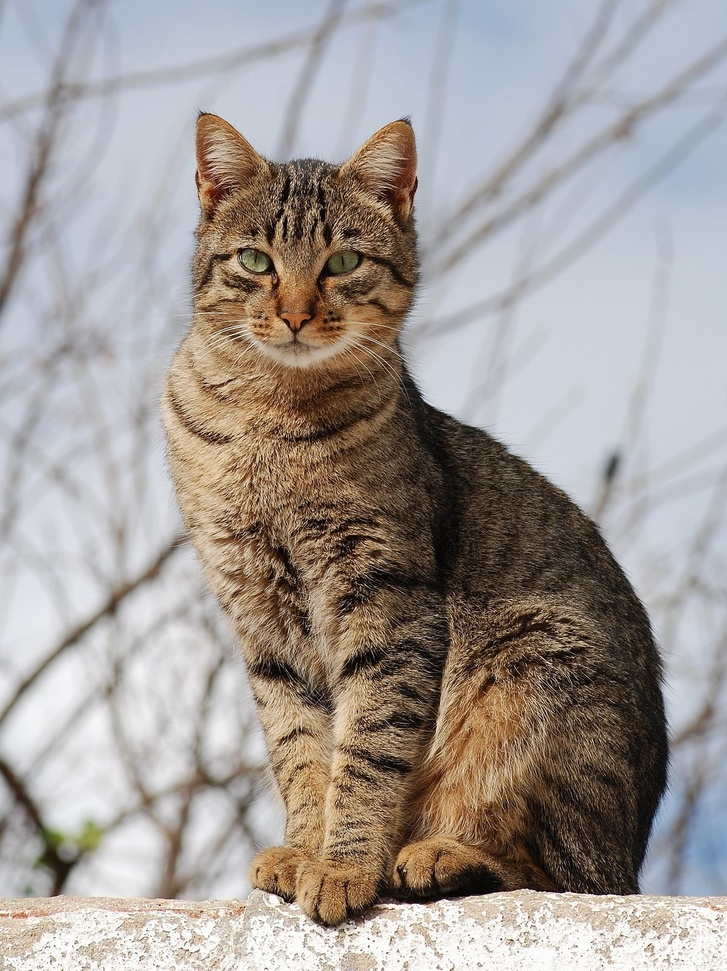
#> input picture img/cat.jpg, 727 x 971 px, shrunk from 1200 x 1602 before the run
$ jupyter execute 2374802010024_LePhiAn_Lop0101_TestTH_20260403.ipynb   (older library calls are emulated)   (text cells are left out)
#> lines starting #> are read from the running program, lines starting #| are printed output that depends on the picture; after the words box and inside, x2 and y2 are one past the last pixel; in counts of white or black regions, pixels touching at a corner belong together; pictures that were not available may be replaced by others from this repository, and a replacement may not be noted
[cell 1]
import cv2
import numpy as np
import matplotlib.pyplot as plt

# Đọc ảnh
image = cv2.imread("..//img//cat.jpg")
#> image is the input picture: shape (971, 727, 3); mean B, G, R 150.7, 154.8, 161.7

# Chuyển ảnh sang ảnh xám
gray = cv2.cvtColor(image, cv2.COLOR_BGR2GRAY)

# Phát hiện cạnh bằng Canny
edges = cv2.Canny(gray, 50, 150, apertureSize=3)
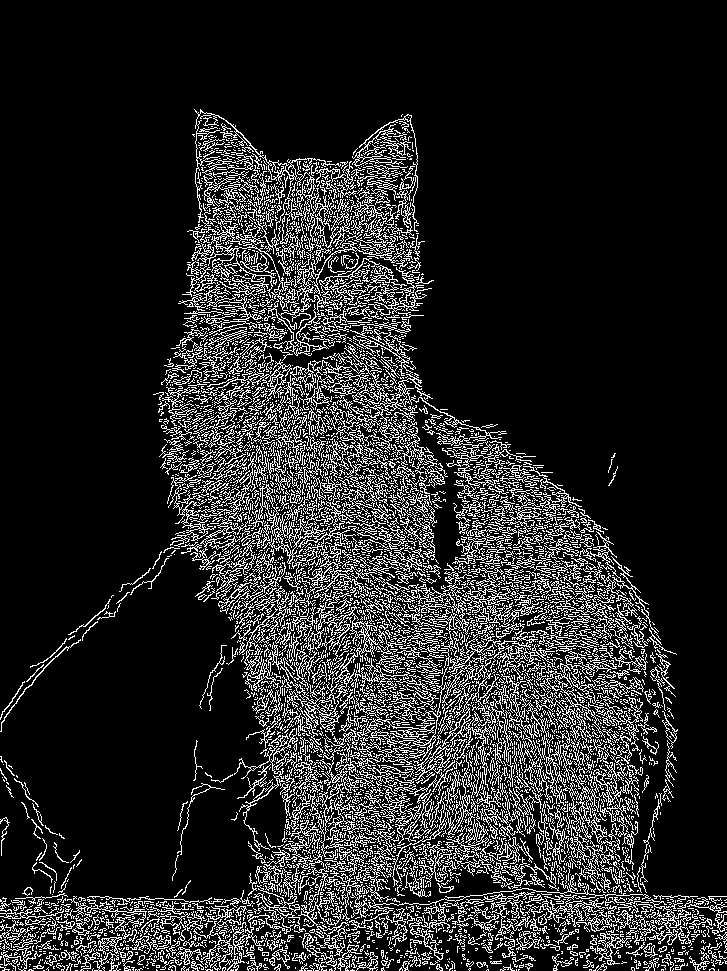
#> edges: shape (971, 727); 15.1% white in thin lines or dots, all inside (x1, y1, x2, y2) = (0, 109, 727, 971)

# Áp dụng Hough Transform để phát hiện đường thẳng
lines = cv2.HoughLines(edges, 1, np.pi/180, 200)

# Vẽ các đường thẳng phát hiện được lên ảnh
if lines is not None:
    for rho, theta in lines[:, 0]:
        a = np.cos(theta)
        b = np.sin(theta)
        x0 = a * rho
        y0 = b * rho

        x1 = int(x0 + 1000 * (-b))
        y1 = int(y0 + 1000 * (a))
        x2 = int(x0 - 1000 * (-b))
        y2 = int(y0 - 1000 * (a))

        cv2.line(image, (x1, y1), (x2, y2), (0, 0, 255), 2)
#> this loop made 5783 passes
#> (rho, theta, a, b, x0, y0, x1, y1) on passes 1 to 3: (177, 2.36, -0.707, 0.707, -125.2, 125.2, -832, -581), (192, 2.36, -0.707, 0.707, -135.8, 135.8, -842, -571), (170, 2.36, -0.707, 0.707, -120.2, 120.2, -827, -586)
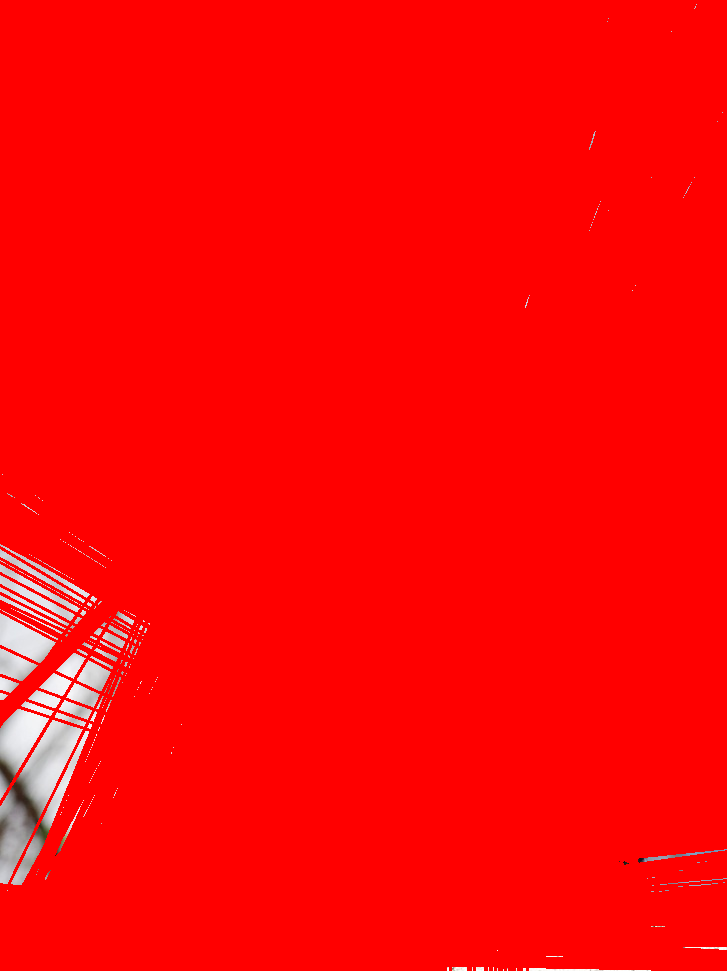
#> image: shape (971, 727, 3); mean B, G, R 5.5, 5.4, 253.4

# Hiển thị kết quả
plt.figure(figsize=(10,5))

plt.subplot(121)
plt.title("Edges")
plt.imshow(edges, cmap="gray")

plt.subplot(122)
plt.title("Detected Lines")
plt.imshow(cv2.cvtColor(image, cv2.COLOR_BGR2RGB))

plt.show()

[cell 2]
print(image)
#> (printed output is left out)

[cell 3]
import os
print(os.getcwd())

[cell 4]
import cv2
import matplotlib.pyplot as plt

# 1. ĐỌC ẢNH VÀ CHUYỂN ĐỔI HỆ MÀU
# Đảm bảo file lenna.jpg nằm cùng thư mục với file notebook
img = cv2.imread('..//img//lenna.png')
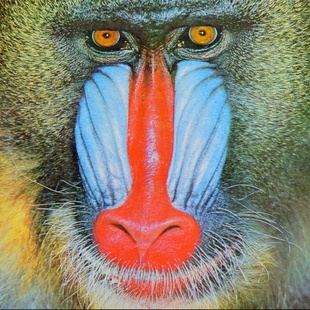
#> input picture lenna.jpg, 310 x 310 px, shrunk from 512 x 512 before the run, given in place of lenna.png, which was not available
#> img is the input picture: shape (310, 310, 3); mean B, G, R 113.2, 128.9, 137.4
# Chuyển đổi hệ màu từ BGR sang RGB để hiển thị đúng bằng Matplotlib
img_rgb = cv2.cvtColor(img, cv2.COLOR_BGR2RGB)

    # 2. TIỀN XỬ LÝ
    # Phương pháp Viola-Jones hoạt động dựa trên cường độ sáng, nên cần chuyển sang ảnh xám
gray = cv2.cvtColor(img, cv2.COLOR_BGR2GRAY)
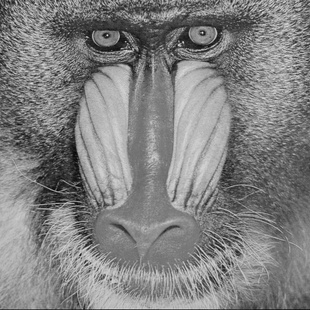
#> gray: shape (310, 310); min 4, max 237, mean 129.6

    # 3. KHỞI TẠO BỘ PHÂN LOẠI
    # Tải file XML chứa mô hình Haar Cascade đã được OpenCV huấn luyện sẵn cho khuôn mặt trực diện
face_cascade = cv2.CascadeClassifier(cv2.data.haarcascades + 'haarcascade_frontalface_default.xml')

    # 4. THỰC HIỆN PHÁT HIỆN KHUÔN MẶT
    # scaleFactor=1.1: Ảnh sẽ được thu nhỏ 10% ở mỗi thang đo để tìm các khuôn mặt có kích thước khác nhau
    # minNeighbors=5: Một vùng phát hiện phải có ít nhất 5 vùng lân cận cũng được phát hiện thì mới được coi là khuôn mặt hợp lệ (giúp giảm nhiễu)
faces = face_cascade.detectMultiScale(gray, scaleFactor=1.1, minNeighbors=5, minSize=(30, 30))
#> faces = ()

    # 5. VẼ BOUDING BOX
img_result = img_rgb.copy()
    # faces trả về danh sách tọa độ: (x, y) là góc trên bên trái, w là chiều rộng, h là chiều cao
for (x, y, w, h) in faces:
    cv2.rectangle(img_result, (x, y), (x+w, y+h), (0, 255, 0), 3) # Vẽ viền màu xanh lá

    # 6. HIỂN THỊ KẾT QUẢ
    plt.figure(figsize=(12, 6))

    plt.subplot(1, 2, 1)
    plt.imshow(img_rgb)
    plt.title('Ảnh Gốc (lenna.jpg)')
    plt.axis('off')

    plt.subplot(1, 2, 2)
    plt.imshow(img_result)
    plt.title(f'Phát hiện khuôn mặt: Tìm thấy {len(faces)} khuôn mặt')
    plt.axis('off')

    plt.tight_layout()
    plt.show()
#> this loop made 0 passes

[cell 5]
import cv2
import numpy as np
import matplotlib.pyplot as plt

# Tạo ảnh mẫu với đối tượng (hình tròn)
img = np.zeros((100, 100, 3), dtype=np.uint8)
cv2.circle(img, (50, 50), 20, (0, 255, 0), -1)  # Đối tượng xanh
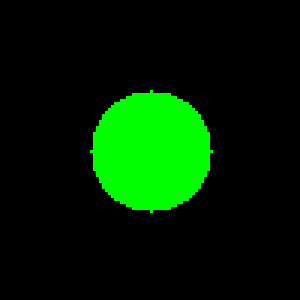
#> img: shape (100, 100, 3) (shown 3 times larger); mean B, G, R 0, 32.1, 0

# Chuyển HSV
hsv = cv2.cvtColor(img, cv2.COLOR_BGR2HSV)
#> hsv: shape (100, 100, 3); mean H, S, V 7.5, 32.1, 32.1

# Tạo histogram cho đối tượng
roi = hsv[30:70, 30:70]  # Vùng quan tâm
#> roi: shape (40, 40, 3); mean H, S, V 47.1, 200, 200
hist = cv2.calcHist([roi], [0], None, [180], [0, 180])
#> hist = 180 values, max 1255 at index 60, min 0 at index 1, mean 8.89
cv2.normalize(hist, hist, 0, 255, cv2.NORM_MINMAX)

# Thiết lập cửa sổ ban đầu
track_window = (30, 30, 40, 40)

# Áp dụng Meanshift
term_crit = (cv2.TERM_CRITERIA_EPS | cv2.TERM_CRITERIA_COUNT, 10, 1)
#> term_crit = (3, 10, 1)
dst = cv2.calcBackProject([hsv], [0], hist, [0, 180], 1)
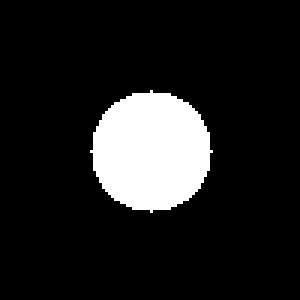
#> dst: shape (100, 100) (shown 3 times larger); values 70 (black) and 255 (white), 12.6% white; 1 white region, box (x1, y1, x2, y2) and area: (30, 30, 71, 71) 1257
ret, track_window_ms = cv2.meanShift(dst, track_window, term_crit)
#> ret = 0; track_window_ms = (30, 30, 40, 40)

# Áp dụng Camshift
ret, track_window_cs = cv2.CamShift(dst, track_window, term_crit)
#> ret = ((50, 50), (57.13, 57.15), 135); track_window_cs = (29, 29, 42, 42)

# Vẽ kết quả
img_ms = img.copy()
x, y, w, h = track_window_ms
#> x = 30; y = 30; w = 40; h = 40
cv2.rectangle(img_ms, (x, y), (x+w, y+h), (255, 0, 0), 2)
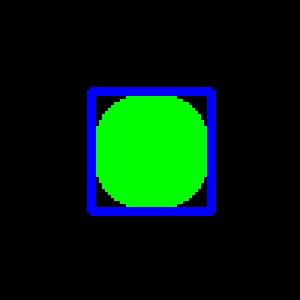
#> img_ms: shape (100, 100, 3) (shown 3 times larger); 4.76% of pixels changed, all inside (x1, y1, x2, y2) = (29, 29, 72, 72)

img_cs = img.copy()
pts = cv2.boxPoints(ret)
#> pts = [[49.99, 9.6], [90.4, 50.01], [50.01, 90.4], [9.6, 49.99]]
pts = np.intp(pts)
#> pts = [[49, 9], [90, 50], [50, 90], [9, 49]]
cv2.polylines(img_cs, [pts], True, (0, 0, 255), 2)
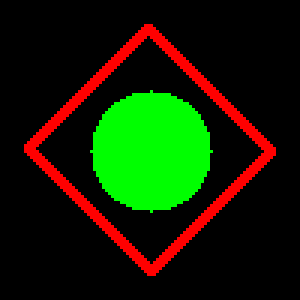
#> img_cs: shape (100, 100, 3) (shown 3 times larger); 8.06% of pixels changed, all inside (x1, y1, x2, y2) = (8, 8, 92, 92)

# Hiển thị
plt.figure(figsize=(10, 5))
plt.subplot(1, 2, 1)
plt.imshow(cv2.cvtColor(img_ms, cv2.COLOR_BGR2RGB))
plt.title('Meanshift Tracking')
plt.subplot(1, 2, 2)
plt.imshow(cv2.cvtColor(img_cs, cv2.COLOR_BGR2RGB))
plt.title('Camshift Tracking')
plt.show()
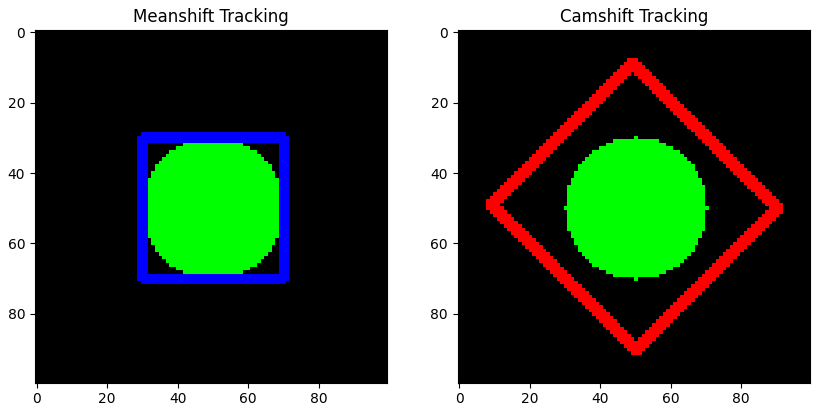
#> figure drawn by matplotlib, 2 panels

[cell 6]
import cv2
import numpy as np
import matplotlib.pyplot as plt
from scipy.ndimage import median_filter

# Ảnh gốc 5x5 (giả sử)
image = np.array([[1, 2, 3, 4, 5],
                  [6, 7, 8, 9, 0],
                  [1, 2, 3, 4, 5],
                  [6, 7, 8, 9, 0],
                  [1, 2, 3, 4, 5]], dtype=np.uint8)

print("Ảnh gốc:")
print(image)

# Điểm (2,1) - 1-based, so row 1, col 0 (0-based)
point = (1, 0)
print(f"\nGiá trị tại điểm (2,1): {image[point]}")

# a. Bộ lọc trung bình 3x3
mean_filtered = cv2.blur(image, (3, 3))
#> mean_filtered = [[5, 5, 6, 5, 5], [3, 4, 5, 5, 5], [5, 5, 6, 5, 5], [3, 4, 5, 5, 5], [5, 5, 6, 5, 5]]
print(f"\nSau bộ lọc trung bình 3x3 tại (2,1): {mean_filtered[point]}")
#| Sau bộ lọc trung bình 3x3 tại (2,1): 3

# b. Bộ lọc trung vị 3x3
median_filtered = median_filter(image, size=3)
print(f"Sau bộ lọc trung vị 3x3 tại (2,1): {median_filtered[point]}")

# c. Bộ lọc Laplacian
laplacian = cv2.Laplacian(image, cv2.CV_64F)
#> laplacian = [[12, 10, 10, 10, -12], [-8, -10, -10, -20, 28], [12, 10, 10, 10, -12], [-8, -10, -10, -20, 28], [12, 10, 10, 10, -12]]
print(f"Sau Laplacian tại (2,1): {laplacian[point]}")
#| Sau Laplacian tại (2,1): -8.0

# d. Bộ lọc thông thấp (giả sử mean filter)
low_pass = cv2.blur(image, (3, 3))
#> low_pass has the same summary as mean_filtered
print(f"Sau bộ lọc thông thấp tại (2,1): {low_pass[point]}")
#| Sau bộ lọc thông thấp tại (2,1): 3

# e. dx, dy (Sobel)
dx = cv2.Sobel(image, cv2.CV_64F, 1, 0, ksize=3)
#> dx = [[0, 8, 8, -12, 0], [0, 8, 8, -12, 0], [0, 8, 8, -12, 0], [0, 8, 8, -12, 0], [0, 8, 8, -12, 0]]
dy = cv2.Sobel(image, cv2.CV_64F, 0, 1, ksize=3)
#> dy = [[0, 0, 0, 0, 0], [0, 0, 0, 0, 0], [0, 0, 0, 0, 0], [0, 0, 0, 0, 0], [0, 0, 0, 0, 0]]
print(f"dx tại (2,1): {dx[point]}")
#| dx tại (2,1): 0.0
print(f"dy tại (2,1): {dy[point]}")
#| dy tại (2,1): 0.0

# f. Histogram
hist = cv2.calcHist([image], [0], None, [8], [0, 8])  # 3-bit: 0-7
#> hist = [2, 3, 3, 3, 3, 3, 2, 2]
plt.figure()
plt.bar(range(8), hist.flatten())
plt.title('Histogram của ảnh gốc')
plt.show()
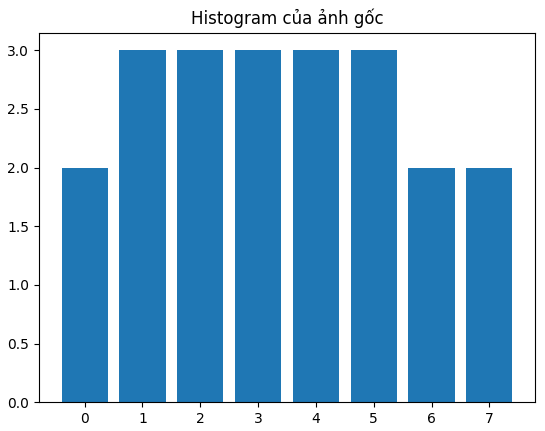
#> figure drawn by matplotlib, 1 panel

# g. Cân bằng histogram
equalized = cv2.equalizeHist(image)
#> equalized = [[33, 67, 100, 133, 166], [188, 211, 233, 255, 0], [33, 67, 100, 133, 166], [188, 211, 233, 255, 0], [33, 67, 100, 133, 166]]
print("\nẢnh sau cân bằng histogram:")
print(equalized)
#| [[ 33  67 100 133 166]
#|  [188 211 233 255   0]
#|  [ 33  67 100 133 166]
#|  [188 211 233 255   0]
#|  [ 33  67 100 133 166]]

[cell 7]
import numpy as np

# Ảnh nhị phân 6x6
image = np.array([[0, 0, 0, 0, 0, 0],
                  [0, 1, 0, 0, 0, 0],
                  [0, 0, 1, 0, 0, 0],
                  [0, 0, 0, 1, 0, 0],
                  [0, 0, 0, 0, 1, 0],
                  [0, 0, 0, 0, 0, 1]], dtype=np.uint8)

print("Ảnh nhị phân:")
print(image)

# Các điểm trắng
points = np.argwhere(image == 1)
print("\nCác điểm trắng:", points)

# Hàm tính ρ
def rho(x, y, theta):
    return x * np.cos(np.radians(theta)) + y * np.sin(np.radians(theta))

# Accumulator cho θ = 0, 45, 90
thetas = [0, 45, 90]
accumulators = {}

for theta in thetas:
    acc = {}
    for point in points:
        y, x = point  # y là row, x là col
        r = rho(x, y, theta)
        r_rounded = round(r, 2)
        if r_rounded in acc:
            acc[r_rounded] += 1
        else:
            acc[r_rounded] = 1
    accumulators[theta] = acc
#> after the loop, accumulators = 3 items

print("\nMa trận accumulator:")
for theta in thetas:
    print(f"θ = {theta}°: {accumulators[theta]}")
#> this loop made 3 passes
#| θ = 0°: {1.0: 1, 2.0: 1, 3.0: 1, 4.0: 1, 5.0: 1}
#| θ = 45°: {1.41: 1, 2.83: 1, 4.24: 1, 5.66: 1, 7.07: 1}
#| θ = 90°: {1.0: 1, 2.0: 1, 3.0: 1, 4.0: 1, 5.0: 1}

[cell 8]
import cv2
import numpy as np

# Giả sử ảnh nhị phân
image = np.array([[0,0,1,0,0],
                  [0,1,1,1,0],
                  [1,1,1,1,1],
                  [0,1,1,1,0],
                  [0,0,1,0,0]], dtype=np.uint8)

# SE
kernel = np.array([[0,1,0],
                   [1,1,1],
                   [0,1,0]], dtype=np.uint8)

# Dilation
dilated = cv2.dilate(image, kernel, iterations=1)
#> dilated = [[0, 1, 1, 1, 0], [1, 1, 1, 1, 1], [1, 1, 1, 1, 1], [1, 1, 1, 1, 1], [0, 1, 1, 1, 0]]

# Erosion
eroded = cv2.erode(dilated, kernel, iterations=1)
#> eroded = [[0, 0, 1, 0, 0], [0, 1, 1, 1, 0], [1, 1, 1, 1, 1], [0, 1, 1, 1, 0], [0, 0, 1, 0, 0]]

print("Ảnh cuối cùng:")
print(eroded)
#| [[0 0 1 0 0]
#|  [0 1 1 1 0]
#|  [1 1 1 1 1]
#|  [0 1 1 1 0]
#|  [0 0 1 0 0]]

[cell 9]
import numpy as np


# 1) INPUT RGB (3x3x3)

Ir = np.array([
    [2, 0, 3],
    [0, 1, 4],
    [1, 3, 1]
])

Ig = np.array([
    [1, 1, 4],
    [2, 0, 3],
    [0, 2, 2]
])

Ib = np.array([
    [3, 2, 1],
    [1, 3, 2],
    [2, 1, 0]
])

# 2) KERNEL K1
K1r = np.array([
    [1, 0],
    [0, 1]
])

K1g = np.array([
    [0, 1],
    [1, 0]
])

K1b = np.array([
    [1, 0],
    [1, 1]
])

# 3) KERNEL K2
K2r = np.array([
    [1, 1],
    [1, 0]
])

K2g = np.array([
    [1, 0],
    [1, 1]
])

K2b = np.array([
    [1, 0],
    [0, 1]
])

# Bias
b1 = -14
b2 = -10

# 4) HÀM CONVOLUTION
def conv_multi_channel(Ir, Ig, Ib, Kr, Kg, Kb, bias):
#> called with Ir = array of shape (3, 3), Ig = array of shape (3, 3), Ib = array of shape (3, 3), Kr = array of shape (2, 2), Kg = array of shape (2, 2), Kb = array of shape (2, 2), bias = -14
    h, w = Ir.shape
    fh, fw = Kr.shape

    out_h = h - fh + 1
    out_w = w - fw + 1

    output = np.zeros((out_h, out_w))

    for i in range(out_h):
        for j in range(out_w):
            region_r = Ir[i:i+fh, j:j+fw]
            region_g = Ig[i:i+fh, j:j+fw]
            region_b = Ib[i:i+fh, j:j+fw]

            value = (
                np.sum(region_r * Kr) +
                np.sum(region_g * Kg) +
                np.sum(region_b * Kb) +
                bias
            )

            # ReLU
            output[i, j] = max(0, value)

    return output

# 5) TÍNH 2 FEATURE MAPS
A1 = conv_multi_channel(Ir, Ig, Ib, K1r, K1g, K1b, b1)
A2 = conv_multi_channel(Ir, Ig, Ib, K2r, K2g, K2b, b2)

print("Feature map A1:")
print(A1)

print("\nFeature map A2:")
print(A2)
